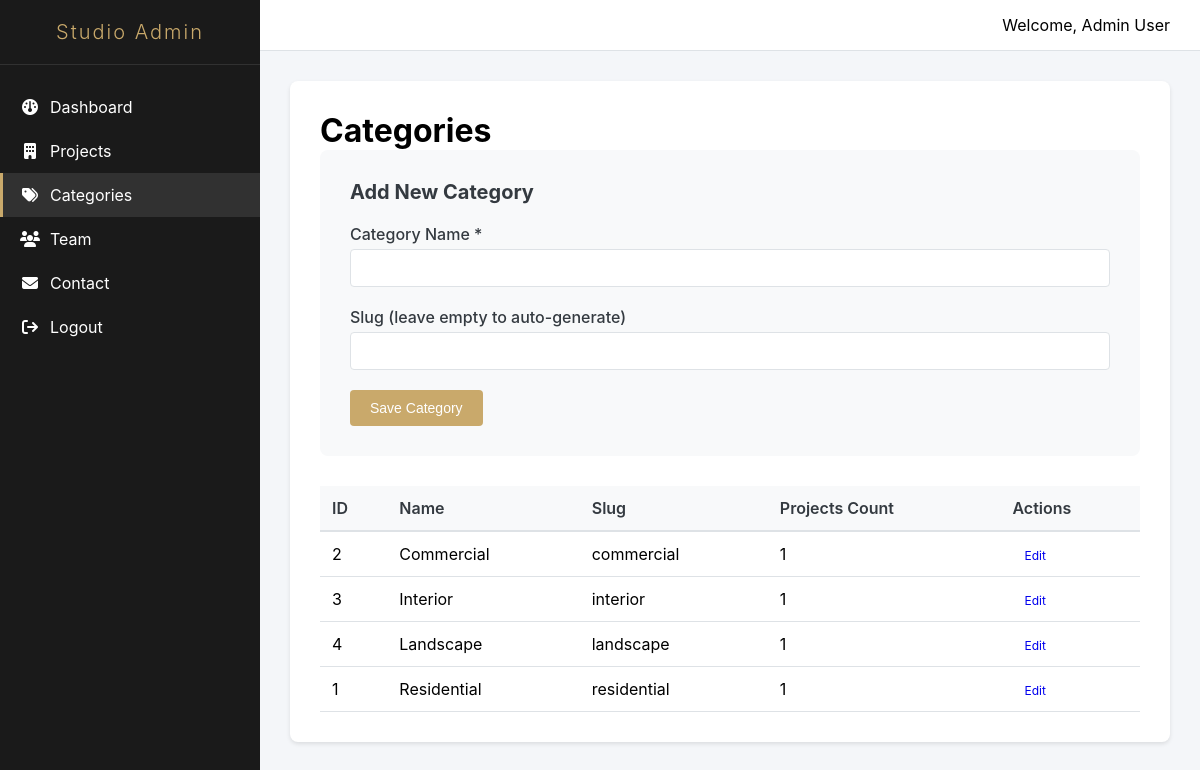
Screenshot of /admin/categories.php (signed in) with the database file from the repository.
### tables this page shows
CREATE TABLE categories (
    id INT AUTO_INCREMENT PRIMARY KEY,
    name VARCHAR(50) NOT NULL UNIQUE,
    slug VARCHAR(50) NOT NULL UNIQUE,
    created_at TIMESTAMP DEFAULT CURRENT_TIMESTAMP
);

### admin/categories.php (the view, shortened to what this page needs)
<?php
$db = Database::getInstance()->getConnection();
$editCategory = null;
$categories = $db->query("SELECT * FROM categories ORDER BY name")->fetchAll();
include __DIR__ . '/includes/header.php';
?>
<div class="admin-content">
    <h1>Categories</h1>
    <div class="form-container">
        <h2><?php echo $editCategory ? 'Edit Category' : 'Add New Category'; ?></h2>
        <form method="POST">
            <div class="form-group">
                <label for="name">Category Name *</label>
                <input type="text" id="name" name="name" required
                       value="<?php echo $editCategory ? $editCategory['name'] : ''; ?>">
            </div>
            <div class="form-group">
                <label for="slug">Slug (leave empty to auto-generate)</label>
                <input type="text" id="slug" name="slug"
                       value="<?php echo $editCategory ? $editCategory['slug'] : ''; ?>">
            </div>
            <div class="form-actions">
                <button type="submit" class="btn-primary">Save Category</button>
            </div>
        </form>
    </div>
    <table class="data-table">
        <thead>
            <tr>
                <th>ID</th>
                <th>Name</th>
                <th>Slug</th>
                <th>Projects Count</th>
                <th>Actions</th>
            </tr>
        </thead>
        <tbody>
            <?php foreach ($categories as $category): ?>
            <?php
            $stmt = $db->prepare("SELECT COUNT(*) FROM projects WHERE category_id = ?");
            $stmt->execute([$category['id']]);
            $projectCount = $stmt->fetchColumn();
            ?>
            <tr>
                <td><?php echo $category['id']; ?></td>
                <td><?php echo $category['name']; ?></td>
                <td><?php echo $category['slug']; ?></td>
                <td><?php echo $projectCount; ?></td>
                <td class="actions">
                    <a href="?edit=<?php echo $category['id']; ?>" class="btn-small">Edit</a>
                </td>
            </tr>
            <?php endforeach; ?>
        </tbody>
    </table>
</div>
<?php include __DIR__ . '/includes/footer.php'; ?>

### assets/css/admin.css (style rules this page uses)
:root { --primary: #1a1a1a; --secondary: #666666; --accent: #c9a96b; --success: #28a745; --danger: #dc3545; --warning: #ffc107; --light: #f8f9fa; --dark: #343a40; --border: #dee2e6; }
* { margin: 0; padding: 0; box-sizing: border-box; }
body { font-family: -apple-system, BlinkMacSystemFont, 'Segoe UI', Roboto, Oxygen, Ubuntu, sans-serif; background: #f4f6f9; }
.admin-content { background: #fff; border-radius: 8px; padding: 30px; box-shadow: 0 2px 4px rgba(0,0,0,0.1); }
.form-container { background: var(--light); padding: 30px; border-radius: 8px; margin-bottom: 30px; }
.form-container h2 { margin-bottom: 20px; color: var(--dark); font-size: 20px; }
.form-group { margin-bottom: 20px; }
.form-group label { display: block; margin-bottom: 5px; font-weight: 500; color: var(--dark); }
.form-group input[type="text"], .form-group input[type="email"], .form-group input[type="number"], .form-group input[type="password"], .form-group select, .form-group textarea { width: 100%; padding: 10px; border: 1px solid var(--border); border-radius: 4px; font-size: 14px; transition: border-color 0.3s; }
.form-actions { display: flex; gap: 10px; margin-top: 20px; }
.btn-primary, .btn-secondary, .btn-danger { padding: 10px 20px; border: none; border-radius: 4px; font-size: 14px; cursor: pointer; text-decoration: none; display: inline-block; transition: all 0.3s; }
.btn-primary { background: var(--accent); color: #fff; }
.btn-small { padding: 5px 10px; font-size: 12px; border-radius: 3px; text-decoration: none; margin: 0 2px; }
.data-table { width: 100%; border-collapse: collapse; margin-top: 20px; }
.data-table thead { background: var(--light); }
.data-table th { padding: 12px; text-align: left; font-weight: 600; color: var(--dark); border-bottom: 2px solid var(--border); }
.data-table td { padding: 12px; border-bottom: 1px solid var(--border); }
.data-table .actions { white-space: nowrap; }

### rows the page displays
categories: id "2", name "Commercial", slug "commercial", projectCount "1"
categories: id "3", name "Interior", slug "interior", projectCount "1"
categories: id "4", name "Landscape", slug "landscape", projectCount "1"
categories: id "1", name "Residential", slug "residential", projectCount "1"

### other values shown
$_SESSION['user_name'] "Admin User"
